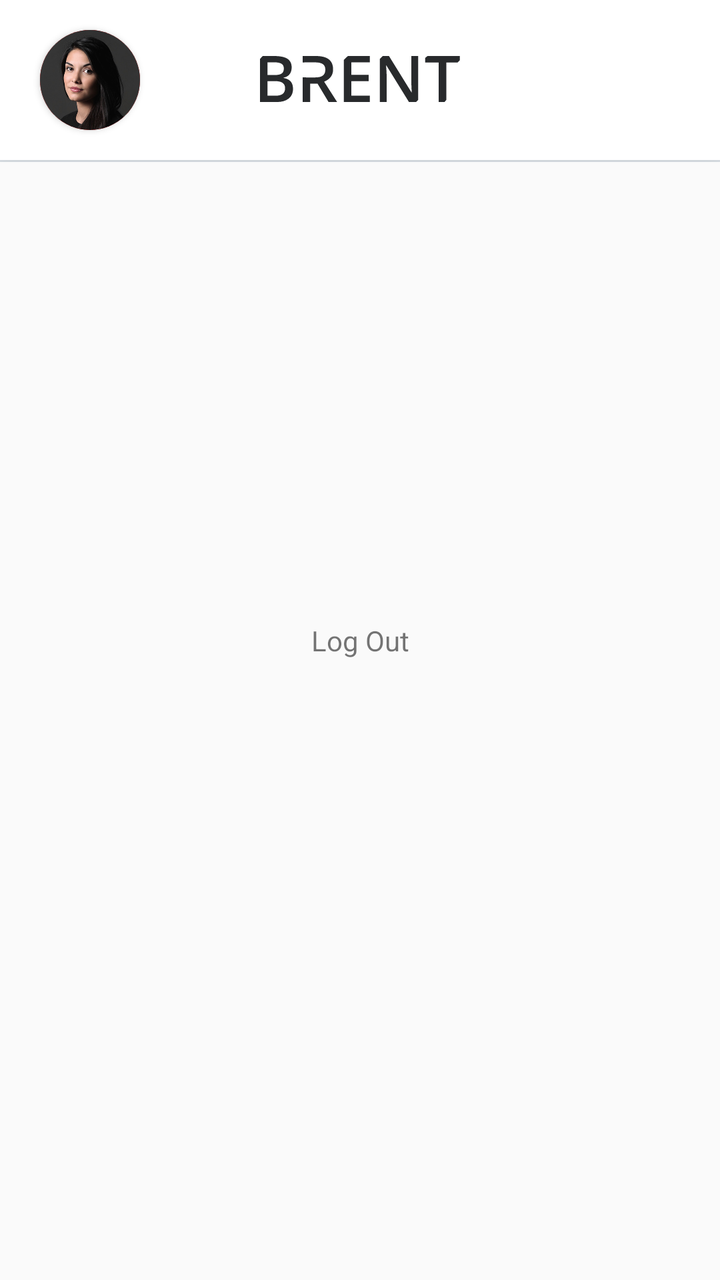
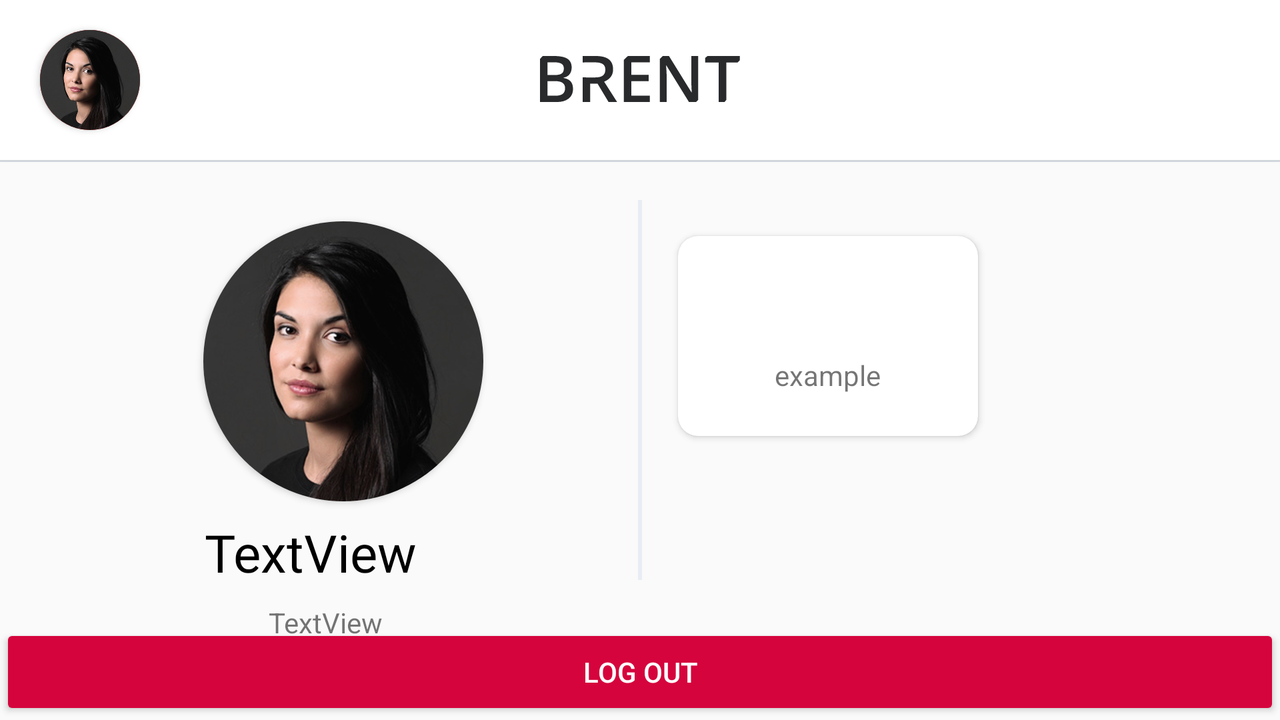

The same Android screen from two of the app's own layout files: first res/layout/ as a phone draws it, then the repository's variant for another configuration, drawn on a device whose configuration selects that folder. Both files follow.
<!-- AndroidManifest.xml: application theme AppTheme -->
<!-- res/layout/activity_user.xml -->
<?xml version="1.0" encoding="utf-8"?>
<android.support.constraint.ConstraintLayout
    xmlns:android="http://schemas.android.com/apk/res/android"
    xmlns:app="http://schemas.android.com/apk/res-auto"
    xmlns:tools="http://schemas.android.com/tools"
    android:layout_width="match_parent"
    android:layout_height="match_parent">
    <include
        android:id="@+id/toolbar"
        layout="@layout/toolbar" />

    <TextView
        android:id="@+id/logoutText"
        android:layout_width="wrap_content"
        android:layout_height="wrap_content"
        android:text="@string/logout"
        app:layout_constraintBottom_toBottomOf="parent"
        app:layout_constraintEnd_toEndOf="parent"
        app:layout_constraintStart_toStartOf="parent"
        app:layout_constraintTop_toTopOf="parent" />

</android.support.constraint.ConstraintLayout>
<!-- res/layout/toolbar.xml (included above) -->
<?xml version="1.0" encoding="utf-8"?>
<LinearLayout
    xmlns:android="http://schemas.android.com/apk/res/android"
    xmlns:app="http://schemas.android.com/apk/res-auto"
    android:orientation="vertical"
    android:layout_width="match_parent"
    android:layout_height="wrap_content">
    <android.support.v7.widget.Toolbar
        xmlns:app="http://schemas.android.com/apk/res-auto"
        android:id="@+id/toolbar_toolbar"
        android:layout_width="match_parent"
        android:layout_height="wrap_content"
        android:background="@color/colorWhite"
        android:minHeight="80dp"
        android:theme="?attr/actionBarTheme"
        android:outlineProvider="bounds"
        android:clipToPadding="false"
        android:elevation="15dp"

        app:layout_constraintEnd_toEndOf="parent"
        app:layout_constraintStart_toStartOf="parent"
        app:layout_constraintTop_toTopOf="parent"
        xmlns:android="http://schemas.android.com/apk/res/android">

        <android.support.v7.widget.CardView
            android:layout_width="50dp"
            android:layout_height="50dp"
            android:elevation="12dp"
            android:id="@+id/view2"
            app:cardCornerRadius="25dp"
            android:layout_centerHorizontal="true"
            android:layout_marginLeft="20dp">
        <ImageButton
            android:id="@+id/toolbar_profile"
            android:src="@drawable/user_portrait"
            android:layout_width="50dp"
            android:layout_height="50dp"
            android:scaleType="centerCrop"

            android:background="@drawable/style_circle"/>
        </android.support.v7.widget.CardView>
        <LinearLayout
            android:layout_width="wrap_content"
            android:layout_height="match_parent"
            android:orientation="horizontal"
            android:layout_gravity="center"
            android:gravity="center">
            <ImageButton
                android:id="@+id/toolbar_home"
                android:layout_width="wrap_content"
                android:layout_height="wrap_content"
                android:src="@drawable/ic_brent"
                android:backgroundTint="#ffffff"/>
        </LinearLayout>
        <ImageButton
            android:id="@+id/toolbar_cart"
            android:src="@drawable/ic_shopping_cart_black_24dp"
            android:layout_width="wrap_content"
            android:layout_height="fill_parent"
            android:layout_marginLeft="20dp"
            android:layout_marginRight="20dp"
            android:layout_marginTop="4dp"
            android:layout_marginBottom="4dp"
            android:layout_gravity="right"
            android:backgroundTint="#ffffff"/>
    </android.support.v7.widget.Toolbar>
    <View
        android:background="#e7edf3"
        android:layout_width="match_parent"
        android:layout_height="1dp" />
</LinearLayout>
<!-- resources referenced by this layout -->
<resources>
  <color name="colorWhite">#FFFFFF</color>
  <!-- drawable ic_brent: vector/xml drawable (drawable, 2486 chars, omitted) -->
  <!-- drawable style_circle (drawable) -->
  <?xml version="1.0" encoding="utf-8"?>
  <shape xmlns:android="http://schemas.android.com/apk/res/android">
      <stroke
          android:width="7dp"
          android:color="#de0707" />
  </shape>
  
  
      
      
      
      
      
  
      
          
          
  
  <!-- drawable user_portrait: png bitmap (drawable, 413080 bytes) -->
  <string name="logout">Log Out</string>
  <style name="AppTheme" parent="Theme.AppCompat.Light.DarkActionBar">
          
          <item name="colorPrimary">@color/colorPrimary</item>
          <item name="colorPrimaryDark">@color/colorPrimaryDark</item>
          <item name="colorAccent">@color/colorAccent</item>
      </style>
  <color name="colorPrimary">#008577</color>
  <color name="colorPrimaryDark">#00574B</color>
  <color name="colorAccent">#D5043D</color>
</resources>
<!-- res/layout-land/activity_user.xml (the repository's variant of the layout above) -->
<!-- drawn on the phone turned sideways -->
<?xml version="1.0" encoding="utf-8"?>
<android.support.constraint.ConstraintLayout
    xmlns:android="http://schemas.android.com/apk/res/android"
    xmlns:app="http://schemas.android.com/apk/res-auto"
    xmlns:tools="http://schemas.android.com/tools"
    android:layout_width="match_parent"
    android:layout_height="match_parent">

    <include
        android:id="@+id/toolbar"
        layout="@layout/toolbar" />


    <android.support.v7.widget.CardView
        android:id="@+id/portrait"
        android:layout_width="140dp"
        android:layout_height="140dp"
        android:layout_centerHorizontal="true"
        android:layout_marginStart="32dp"
        android:layout_marginEnd="8dp"
        android:layout_marginBottom="32dp"
        android:innerRadius="0dp"
        android:shape="ring"
        android:thicknessRatio="1.9"
        app:cardCornerRadius="70dp"
        app:layout_constraintBottom_toTopOf="@+id/logoutButton"
        app:layout_constraintEnd_toStartOf="@+id/divider"
        app:layout_constraintStart_toStartOf="parent"
        app:layout_constraintTop_toBottomOf="@+id/toolbar">

        <ImageView
            android:id="@+id/user_portrait"
            android:layout_width="match_parent"
            android:layout_height="match_parent"
            android:scaleType="centerCrop"
            app:srcCompat="@drawable/user_portrait" />

    </android.support.v7.widget.CardView>

    <LinearLayout
        android:id="@+id/linearLayout5"
        android:layout_width="wrap_content"
        android:layout_height="wrap_content"
        android:layout_marginStart="8dp"
        android:layout_marginTop="8dp"
        android:layout_marginEnd="8dp"
        android:orientation="horizontal"
        app:layout_constraintEnd_toStartOf="@+id/divider"
        app:layout_constraintStart_toStartOf="parent"
        app:layout_constraintTop_toBottomOf="@+id/portrait">

        <TextView
            android:id="@+id/user_name_text"
            android:layout_width="wrap_content"
            android:layout_height="wrap_content"
            android:layout_marginEnd="8dp"
            android:fontFamily="@font/open_sans_semibold"
            android:text="TextView"
            android:textColor="@android:color/black"
            android:textSize="26sp"
            app:layout_constraintEnd_toEndOf="parent"
            tools:layout_editor_absoluteY="250dp" />
    </LinearLayout>

    <TextView
        android:id="@+id/user_email_text"
        android:layout_width="wrap_content"
        android:layout_height="wrap_content"
        android:layout_marginStart="32dp"
        android:layout_marginTop="8dp"
        android:text="TextView"
        app:layout_constraintStart_toStartOf="@+id/linearLayout5"
        app:layout_constraintTop_toBottomOf="@+id/linearLayout5" />

    <View
        android:id="@+id/divider"
        android:layout_width="2dp"
        android:layout_height="match_parent"
        android:layout_marginTop="100dp"
        android:layout_marginStart="0dp"
        android:layout_marginEnd="0dp"
        android:layout_marginBottom="70dp"
        android:background="#e7edf3"
        app:layout_constraintBottom_toTopOf="@+id/logoutButton"
        app:layout_constraintEnd_toEndOf="parent"
        app:layout_constraintStart_toStartOf="parent"
        app:layout_constraintTop_toBottomOf="@+id/toolbar" />

    <LinearLayout
        android:id="@+id/linearLayout"
        android:layout_width="wrap_content"
        android:layout_height="wrap_content"
        android:layout_marginStart="8dp"
        android:layout_marginTop="8dp"
        android:orientation="horizontal"
        app:layout_constraintStart_toEndOf="@+id/divider"
        app:layout_constraintTop_toTopOf="@+id/divider">

        <include
            android:id="@+id/user_bookings"
            layout="@layout/viewholder_main_card" />
    </LinearLayout>


    <Button
        android:id="@+id/logoutButton"
        style="@style/Widget.AppCompat.Button.Colored"
        android:layout_width="match_parent"
        android:layout_height="wrap_content"
        android:text="@string/logout"
        app:layout_constraintBottom_toBottomOf="parent"
        app:layout_constraintEnd_toEndOf="parent"
        app:layout_constraintStart_toStartOf="parent" />

</android.support.constraint.ConstraintLayout>
<!-- res/layout/viewholder_main_card.xml (included above) -->
<?xml version="1.0" encoding="utf-8"?>
<android.support.v7.widget.CardView xmlns:app="http://schemas.android.com/apk/res-auto"
    android:id="@+id/card_view_id"
    xmlns:android="http://schemas.android.com/apk/res/android"
    android:layout_width="150dp"
    android:layout_height="100dp"
    android:layout_margin="10dp"
    app:cardCornerRadius="10dp"
    android:elevation="13dp"
    android:clickable="true">

    <LinearLayout
        android:layout_width="match_parent"
        android:layout_height="match_parent"
        android:orientation="horizontal">

        <LinearLayout
            android:layout_width="150dp"
            android:layout_height="match_parent"
            android:orientation="vertical">

            <ImageView
                android:id="@+id/card_image_id"
                android:layout_width="40dp"
                android:layout_height="40dp"
                android:layout_marginTop="20dp"
                android:background="@color/colorWhite"
                android:contentDescription="@string/card_bike"
                android:layout_gravity="center"
                android:src="@drawable/brent_main_bike" />

            <TextView
                android:id="@+id/card_text_id"
                android:layout_width="wrap_content"
                android:layout_height="wrap_content"
                android:text="@string/app_name"
                android:layout_gravity="center"/>
        </LinearLayout>

        <View
            android:background="#e7edf3"
            android:layout_width="match_parent"
            android:layout_height="1dp" />




    </LinearLayout>

</android.support.v7.widget.CardView>
<!-- resources referenced by the variant -->
<!-- as the phone turned sideways resolves them -->
<resources>
  <color name="colorWhite">#FFFFFF</color>
  <!-- drawable ic_brent: vector/xml drawable (drawable, 2486 chars, omitted) -->
  <!-- drawable style_circle (drawable) -->
  <?xml version="1.0" encoding="utf-8"?>
  <shape xmlns:android="http://schemas.android.com/apk/res/android">
      <stroke
          android:width="7dp"
          android:color="#de0707" />
  </shape>
  
  
      
      
      
      
      
  
      
          
          
  
  <!-- drawable user_portrait: png bitmap (drawable, 413080 bytes) -->
  <string name="app_name">example</string>
  <string name="card_bike">CardBike</string>
  <string name="logout">Log Out</string>
  <style name="AppTheme" parent="Theme.AppCompat.Light.DarkActionBar">
          
          <item name="colorPrimary">@color/colorPrimary</item>
          <item name="colorPrimaryDark">@color/colorPrimaryDark</item>
          <item name="colorAccent">@color/colorAccent</item>
      </style>
  <color name="colorPrimary">#008577</color>
  <color name="colorPrimaryDark">#00574B</color>
  <color name="colorAccent">#D5043D</color>
</resources>
